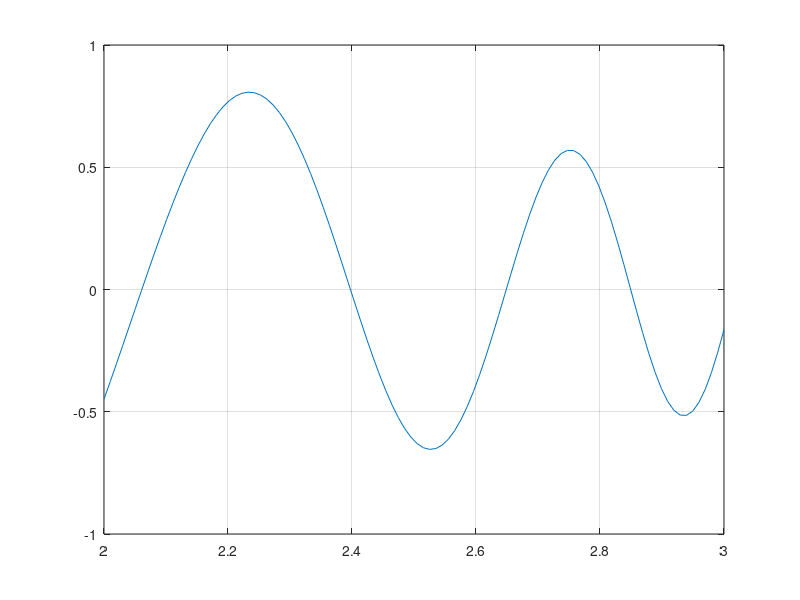

Source code (MATLAB):
clear
clc
clf 
close all

%% D1
p = [1 -7 -106 742 2025 -14175]
r = roots(p)

for i = 1:length(r)
    fprintf("Result of eqn when using %f as x: ", r(i))
    x = r(i);
    polyval(p, x)
end


%% D2
prompt = "Type polynomial coefficients in descending order: [x2 x1 k] for example.\n";
roots = input(prompt);
polynomial = poly(roots)
x1 = linspace(-50,50,100);
figure
plot(x1, polyval(polynomial, x1))


%% D3
f = @(t) 2*exp(-0.5*t) + 2*cos(2*t);
from = 1.1;
to = 3.4;

integral(f, from, to)

%% D4 Approach: find minimum, initial guess in the middle of interval
clf
clc
close all
clear
g = @(x) (cos(exp(x)))./(1-x);
local_minima = fminsearch(g, 2.5)

x = linspace(2,3);
figure
plot(x,g(x))
grid on

%% D5




